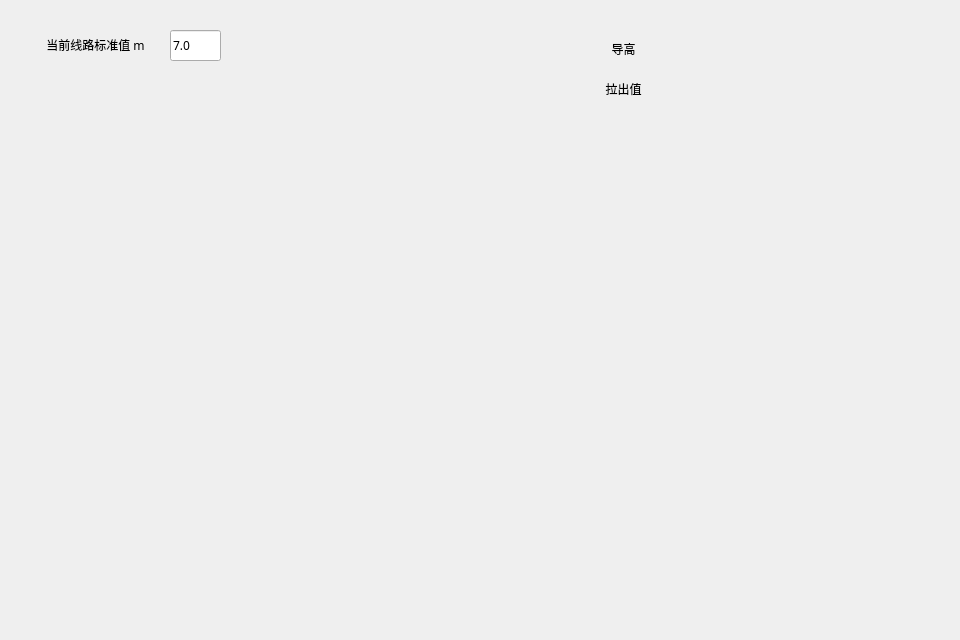
<?xml version="1.0" encoding="UTF-8"?>
<ui version="4.0">
 <class>ChartView</class>
 <widget class="QWidget" name="ChartView">
  <property name="geometry">
   <rect>
    <x>0</x>
    <y>0</y>
    <width>960</width>
    <height>640</height>
   </rect>
  </property>
  <property name="font">
   <font>
    <family>AR PL UKai CN</family>
   </font>
  </property>
  <property name="windowTitle">
   <string>Lidar</string>
  </property>
  <widget class="QChartView" name="chart" native="true">
   <property name="geometry">
    <rect>
     <x>10</x>
     <y>10</y>
     <width>941</width>
     <height>621</height>
    </rect>
   </property>
   <widget class="QLabel" name="label">
    <property name="geometry">
     <rect>
      <x>580</x>
      <y>30</y>
      <width>67</width>
      <height>17</height>
     </rect>
    </property>
    <property name="font">
     <font>
      <family>AR PL UKai CN</family>
     </font>
    </property>
    <property name="text">
     <string>导高</string>
    </property>
    <property name="textFormat">
     <enum>Qt::PlainText</enum>
    </property>
    <property name="alignment">
     <set>Qt::AlignCenter</set>
    </property>
   </widget>
   <widget class="QLabel" name="label_2">
    <property name="geometry">
     <rect>
      <x>580</x>
      <y>70</y>
      <width>67</width>
      <height>17</height>
     </rect>
    </property>
    <property name="font">
     <font>
      <family>AR PL UKai CN</family>
     </font>
    </property>
    <property name="text">
     <string>拉出值</string>
    </property>
    <property name="textFormat">
     <enum>Qt::PlainText</enum>
    </property>
    <property name="alignment">
     <set>Qt::AlignCenter</set>
    </property>
   </widget>
   <widget class="QLabel" name="lb_dg">
    <property name="geometry">
     <rect>
      <x>690</x>
      <y>30</y>
      <width>67</width>
      <height>17</height>
     </rect>
    </property>
    <property name="text">
     <string/>
    </property>
    <property name="textFormat">
     <enum>Qt::PlainText</enum>
    </property>
   </widget>
   <widget class="QLabel" name="lb_lcz">
    <property name="geometry">
     <rect>
      <x>690</x>
      <y>70</y>
      <width>67</width>
      <height>17</height>
     </rect>
    </property>
    <property name="text">
     <string/>
    </property>
    <property name="textFormat">
     <enum>Qt::PlainText</enum>
    </property>
   </widget>
   <widget class="QLabel" name="label_3">
    <property name="geometry">
     <rect>
      <x>20</x>
      <y>19</y>
      <width>131</width>
      <height>31</height>
     </rect>
    </property>
    <property name="font">
     <font>
      <family>AR PL UKai CN</family>
     </font>
    </property>
    <property name="text">
     <string>当前线路标准值 m</string>
    </property>
    <property name="textFormat">
     <enum>Qt::PlainText</enum>
    </property>
    <property name="alignment">
     <set>Qt::AlignCenter</set>
    </property>
   </widget>
   <widget class="QLineEdit" name="et_standard">
    <property name="geometry">
     <rect>
      <x>160</x>
      <y>20</y>
      <width>51</width>
      <height>31</height>
     </rect>
    </property>
    <property name="text">
     <string>7.0</string>
    </property>
    <property name="dragEnabled">
     <bool>true</bool>
    </property>
   </widget>
  </widget>
 </widget>
 <customwidgets>
  <customwidget>
   <class>QChartView</class>
   <extends>QWidget</extends>
   <header>QChartView</header>
   <container>1</container>
  </customwidget>
 </customwidgets>
 <resources/>
 <connections/>
</ui>
